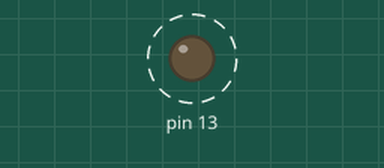
The sketch below on a simulated Arduino Uno, built with avr-gcc and run on an emulated ATmega328P. On the bench: output pins drawn as LEDs (lit = HIGH). Dashed ring = blinking. What the sketch prints to the serial monitor is not drawn.

Above: at 0.5 s.
Timing chart, 0 to 4.6 s (numbered marks = the images above):
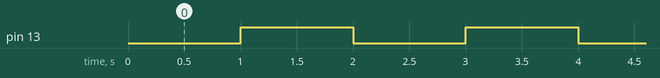

Measured:
- by itself, pin 13: alternates HIGH for 1.0 s and LOW for 1.0 s

The sketch:

AT328_blink_with_timer_overflow_interrupt.ino
```cpp
/*
1 sec
T/2 = 0.5 sec

base freq = 16 MHz
set prescalar to base freq/1024 = 16000000/1024= 15625

counting 15625 will take 1 sec

*/

#define BASE_FREQ 16000000UL


ISR(TIMER1_OVF_vect){
  PORTB ^= (1<<PORTB5);
  TCNT1 = 65526 - (BASE_FREQ/1024);

}

void setup() {
  Serial.begin(115200);
  DDRB |= (1<<DDB5); // Set DDB5(Data Direction Bit of Port B) to 1, This makes PortB as output port
  TCNT1 = 65526 - (BASE_FREQ/1024);
  TCCR1B =(1<<CS10) | (1<<CS12);
  TCCR1A = 0x00;
  TIMSK1= (1<<TOIE1);
  sei();
}

void loop() {
  Serial.println(PORTB>0?5:0);
  delay(50);
}
```
